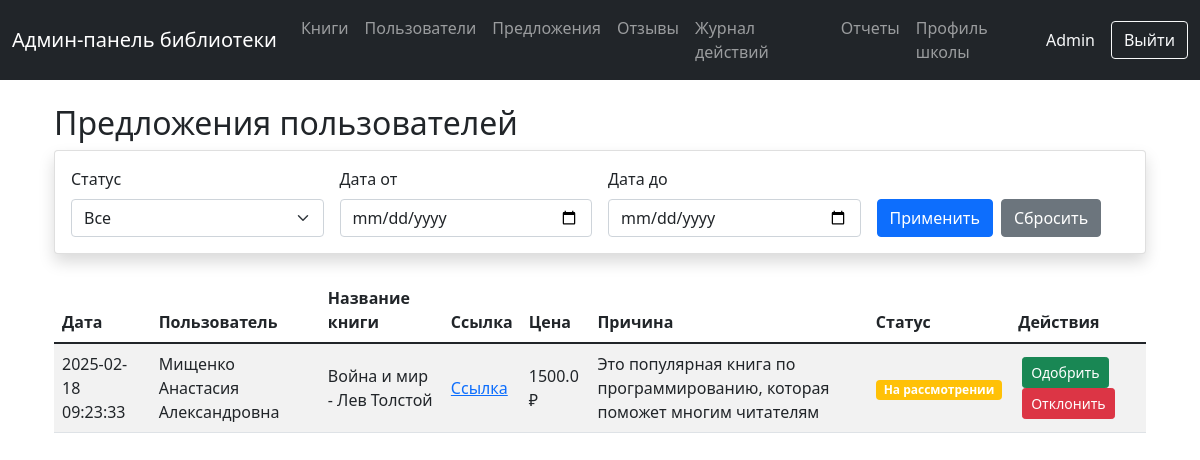
The page /suggestions (signed in) on the database as committed earlier.
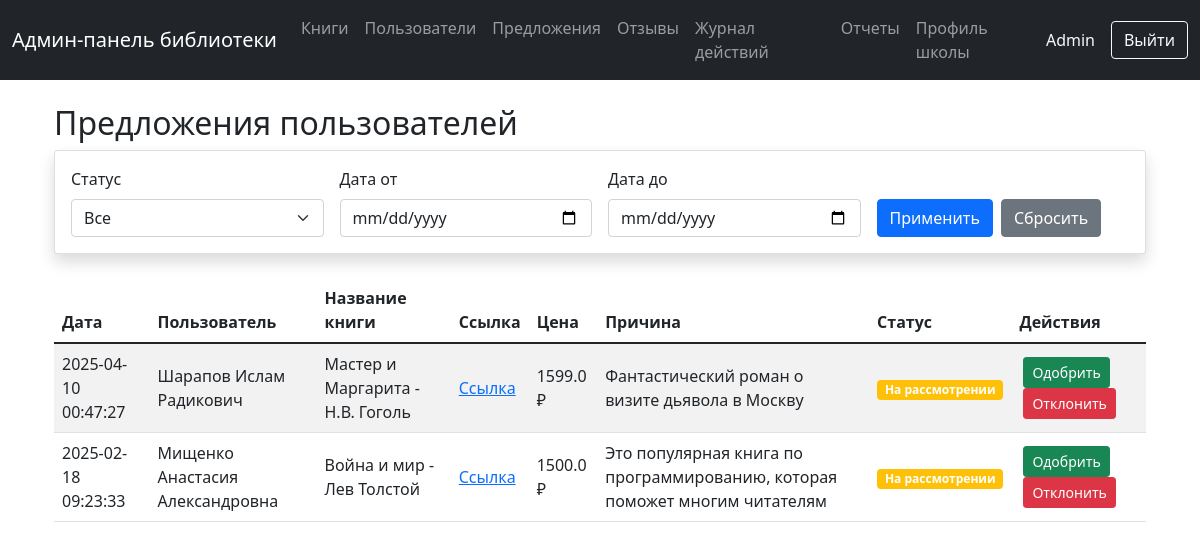
The same page on the database as committed later.
### tables this page shows
CREATE TABLE book_suggestions (
                    id INTEGER PRIMARY KEY AUTOINCREMENT,
                    user_id INTEGER,
                    title TEXT,
                    url TEXT,
                    price REAL,
                    reason TEXT,
                    status TEXT DEFAULT 'pending',
                    created_at TIMESTAMP DEFAULT CURRENT_TIMESTAMP,
                    FOREIGN KEY (user_id) REFERENCES users (id)
                );

CREATE TABLE users (
                    id INTEGER PRIMARY KEY,
                    username TEXT,
                    full_name TEXT,
                    phone TEXT,
                    role TEXT DEFAULT 'user',
                    is_blocked INTEGER DEFAULT 0,
                    created_at TIMESTAMP DEFAULT CURRENT_TIMESTAMP
                , class TEXT);

### routes.py (the view)
@router.get("/suggestions")
async def suggestions_page(request: Request):
    if not is_admin(request):
        return RedirectResponse(url="/login")
    admin_info = get_admin_info(request)
    try:
        with get_db() as conn:
            cursor = conn.cursor()
            cursor.execute("""
                SELECT
                    bs.id,
                    bs.title,
                    bs.url,
                    bs.price,
                    bs.reason,
                    bs.status,
                    bs.created_at,
                    u.full_name,
                    u.username
                FROM book_suggestions bs
                JOIN users u ON bs.user_id = u.id
                ORDER BY bs.created_at DESC
            """)
            suggestions = []
            for row in cursor.fetchall():
                suggestions.append({
                    'id': row[0],
                    'title': row[1],
                    'url': row[2],
                    'price': row[3],
                    'reason': row[4],
                    'status': row[5],
                    'created_at': row[6],
                    'user_name': row[7] or f"@{row[8]}"
                })
            return templates.TemplateResponse(
                "suggestions.html",
                {
                    "request": request,
                    "suggestions": suggestions,
                    "admin_info": admin_info
                }
            )
    except Exception as e:
        logging.error(f"Error loading suggestions: {e}")
        raise HTTPException(status_code=500, detail=str(e))

### database/models.py (called while the page is built)
@contextlib.contextmanager
def get_db():
    conn = sqlite3.connect('library.db')
    try:
        yield conn
    finally:
        conn.close()

### routes.py (called while the page is built)
def is_admin(request: Request) -> bool:
    return request.session.get('is_admin', False)

def get_admin_info(request: Request) -> dict:
    return {
        'username': request.session.get('username', 'Admin'),
        'user_id': request.session.get('user_id')
    }

### admin_panel/templates/suggestions.html (shortened to what this page needs)
{% extends "base.html" %}
{% block content %}
<div class="container mt-4">
    <h2>Предложения пользователей</h2>
    <div class="card mb-4">
        <div class="card-body">
            <form class="row g-3">
                <div class="col-md-3">
                    <label class="form-label">Статус</label>
                    <select name="status" class="form-select">
                        <option value="all">Все</option>
                    </select>
                </div>
                <div class="col-md-3">
                    <label class="form-label">Дата от</label>
                    <input type="date" name="date_from" class="form-control" value="{{ date_from }}">
                </div>
                <div class="col-md-3">
                    <label class="form-label">Дата до</label>
                    <input type="date" name="date_to" class="form-control" value="{{ date_to }}">
                </div>
                <div class="col-md-3 d-flex align-items-end">
                    <button type="submit" class="btn btn-primary">Применить</button>
                    <a href="/suggestions" class="btn btn-secondary ms-2">Сбросить</a>
                </div>
            </form>
        </div>
    </div>
    <div class="table-responsive">
        <table class="table table-striped">
            <thead>
                <tr>
                    <th>Дата</th>
                    <th>Пользователь</th>
                    <th>Название книги</th>
                    <th>Ссылка</th>
                    <th>Цена</th>
                    <th>Причина</th>
                    <th>Статус</th>
                    <th>Действия</th>
                </tr>
            </thead>
            <tbody>
                {% for suggestion in suggestions %}
                <tr>
                    <td>{{ suggestion.created_at }}</td>
                    <td>{{ suggestion.user_name }}</td>
                    <td>{{ suggestion.title }}</td>
                    <td><a href="{{ suggestion.url }}" target="_blank">Ссылка</a></td>
                    <td>{{ suggestion.price }} ₽</td>
                    <td>{{ suggestion.reason }}</td>
                    <td>
                        {% if suggestion.status == 'pending' %}
                            <span class="badge bg-warning">На рассмотрении</span>
                        {% elif suggestion.status == 'approved' %}
                            <span class="badge bg-success">Одобрено</span>
                        {% elif suggestion.status == 'rejected' %}
                            <span class="badge bg-danger">Отклонено</span>
                        {% endif %}
                    </td>
                    <td>
                        {% if suggestion.status == 'pending' %}
                        <button class="btn btn-sm btn-success" onclick="updateStatus({{ suggestion.id }}, 'approved')">
                            Одобрить
                        </button>
                        <button class="btn btn-sm btn-danger" onclick="updateStatus({{ suggestion.id }}, 'rejected')">
                            Отклонить
                        </button>
                        {% endif %}
                    </td>
                </tr>
                {% endfor %}
            </tbody>
        </table>
    </div>
</div>
{% endblock %}

Rows that differ between the two databases and show on the page:
added book_suggestions: created_at "2025-04-10 00:47:27", user_name "Шарапов Ислам Радикович", title "Мастер и Маргарита - Н.В. Гоголь", price "1599.0", reason "Фантастический роман о визите дьявола в Москву", status "На рассмотрении"
